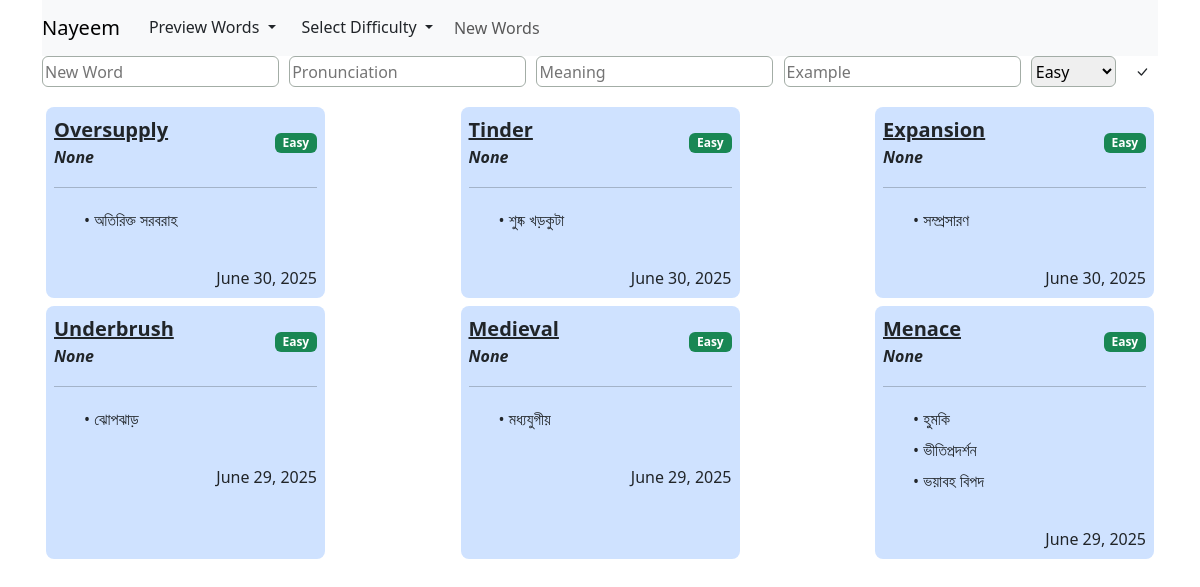
The app's page /word/easy-words/ (signed in) with its own data.
### user/models.py (models this page shows, shortened)
class User(AbstractUser):
    phone = models.CharField(max_length=100, null=True, blank=True)
    gender = models.CharField(max_length=10, choices=ghelp.list_to_tuple(CHOICE.GENDER))
    @property
    def short_name(self):
        name = None
        if self.first_name: name = self.first_name
        else:
            if self.last_name: name = self.last_name
        return name

### word/models.py (models this page shows, shortened)
class Complexitylevel(models.Model):
    text = models.CharField(max_length=50, unique=True)
    difficulty_level = models.IntegerField(default=1)
    color = models.CharField(max_length=50)

class Word(models.Model):
    text = models.CharField(max_length=100, unique=True)
    pronunciation = models.CharField(max_length=100, blank=True, null=True)
    added_by = models.ForeignKey(MODELS_USER.User, on_delete=models.SET_NULL, blank=True, null=True, related_name='added_by_word')
    created_at = models.DateTimeField(auto_now_add=True)

class Userword(models.Model):
    user = models.ForeignKey(MODELS_USER.User, on_delete=models.CASCADE, related_name='user_words')
    word = models.ForeignKey(Word, on_delete=models.CASCADE, related_name='word_users')
    level = models.ForeignKey(Complexitylevel, on_delete=models.SET_NULL, blank=True, null=True, related_name='level_words')
    created_at = models.DateTimeField(auto_now_add=True)
    class Meta:
        constraints = [models.UniqueConstraint(fields=['user', 'word'], name='userword_user_word')]

### word_meaning/models.py (models this page shows, shortened)
class Wordmeaning(models.Model):
    text = models.CharField(max_length=100)
    word = models.ForeignKey(MODELS_WORD.Word, on_delete=models.CASCADE, related_name='meanings')
    added_by = models.ForeignKey(MODELS_USER.User, on_delete=models.SET_NULL, blank=True, null=True, related_name='added_by_meanings')
    created_at = models.DateTimeField(auto_now_add=True)

### word/views.py (the view)
# urls.py: path('easy-words/', views.easy_words, name='easy-words'),
@login_required(login_url=ghelp.nav_links(key='login')['link'])
def easy_words(request):
    html_path = 'dictionary/word/easy_words.html'
    context = {
        'title': 'Easy Words',
        'user': request.user,
        'words': SR_WORD.Userwordserializer(request.user.user_words.filter(level__difficulty_level=1).order_by('-id'), many=True).data,
        'level': SR_WORD.Complexitylevelserializer(MODELS_WORD.Complexitylevel.objects.all(), many=True).data
    }
    return render(request, html_path, context=context)

### word/serializers/GET/serializer.py (called while the page is built)
    def format_datetime(self, instance):
        return instance.created_at

### templates/dictionary/word/easy_words.html (shortened to what this page needs)
{% extends 'base.html' %}
{% block navbar %}
<nav class="navbar navbar-expand-lg navbar-light bg-light position-sticky top-0">
    <a class="navbar-brand" href="/">{{user.short_name}}</a>
    <div class="collapse navbar-collapse" id="navbarNavDropdown">
        <ul class="navbar-nav">
        <li class="nav-item dropdown">
            <button class="btn dropdown-toggle" type="button" id="wordsDropdown" data-bs-toggle="dropdown" aria-expanded="false">
                Preview Words
            </button>
        </li>
        <li class="nav-item dropdown">
            <button class="btn dropdown-toggle" type="button" id="difficultyDropdown" data-bs-toggle="dropdown" aria-expanded="false">
                Select Difficulty
            </button>
        </li>
        <li class="nav-item">
            <a class="nav-link" href="/word/new-words">New Words</a>
        </li>
        </ul>
    </div>
</nav>
{% endblock %}
{% block body %}
    <div>
        <div class="d-flex">
            <form method="POST" action="{% url 'add-word' %}" class="form-inline w-100 d-flex justify-content-between">
                <input class="rounded" style="border: 1px solid #a3ada6;" type="text" name="text" placeholder="New Word" required>
                <input class="rounded" style="border: 1px solid #a3ada6;" type="text" name="pronunciation" placeholder="Pronunciation">
                <input class="rounded" style="border: 1px solid #a3ada6;" type="text" name="meaning" placeholder="Meaning" required>
                <input class="rounded" style="border: 1px solid #a3ada6;" type="text" name="example" placeholder="Example">
                <select class="rounded" style="border: 1px solid #a3ada6;" name="difficult_level">
                    {% for item in level %}
                        <option value="{{ item.id }}">{{ item.text }}</option>
                    {% endfor %}
                </select>
                <button type="submit" class="btn btn-sm"><i class="bi bi-check-lg"></i></button>
            </form>
        </div>
    </div>
    <div class="d-flex justify-content-between flex-wrap mt-3">
        {% for word in words %}
        <div class="bg-primary-subtle w-25 d-flex flex-column m-1 rounded-3">
            <div class="m-2">
                <div class="d-flex justify-content-between">
                    <div>
                        <form method="POST" action="{% url 'edit-word' word.word.id %}" class="d-inline d-flex">
                            <span id="spanWordText{{ word.id }}" class="fs-5 fw-bold text-decoration-underline">{{word.word.text}}</span>
                        </form>
                        <form method="POST" action="{% url 'edit-word' word.word.id %}" class="d-inline d-flex">
                            <span id="spanPronunciation{{ word.id }}" class="fs-6 fw-bold fst-italic">{{word.word.pronunciation}}</span>
                        </form>
                    </div>
                    <form method="POST" action="{% url 'edit-word-complexity-level' word.id %}" class="d-inline d-flex align-items-center">
                        <span id="spanLevel{{ word.id }}" class="badge bg-success">{{word.level.text}}</span>
                    </form>
                </div>
                <div class="rounded-3">
                    <hr>
                    {% for meaning in word.word.meanings %}
                    <div class="d-flex justify-content-between">
                        <div class="d-flex">
                            <div style="min-width: 30px; max-width: 30px;"></div>
                            <form method="POST" action="{% url 'edit-word-meaning' meaning.id %}" class="d-inline d-flex">
                                <div id="spanMeaning{{ meaning.id }}" class="d-flex align-items-center">
                                    <span>&#8226; {{meaning.text}}</span>
                                </div>
                            </form>
                        </div>
                    </div>
                    {% endfor %}
                    <div class="make-vanish d-flex">
                        <div style="min-width: 30px; max-width: 30px;"></div>
                        <form method="POST" action="{% url 'add-word-meaning' word.id %}" class="form-inline w-100 d-flex justify-content-between">
                            <input class="transparent-input" type="text" name="meaning" placeholder="New Meaning" required>
                        </form>
                    </div>
                </div>
                <div class="rounded-3">
                    <div class="d-flex justify-content-end">
                        <span>{{word.date_time|date}}</span>
                    </div>
                </div>
            </div>
        </div>
        {% endfor %}
    </div>
{% endblock %}

### templates/base.html (style rules this page uses)
.transparent-input { background: transparent; border: none; transition: border 0.3s ease; }
.transparent-input::placeholder { color: transparent; transition: opacity 0.3s ease; }

### records on screen
User: short_name "Nayeem"
Complexitylevel: difficult_level "Easy", level.text "Easy" "Easy" "Easy" "Easy" "Easy" "Easy"
Word: word.text "Oversupply"
Wordmeaning: text "অতিরিক্ত সরবরাহ"
Userword: date_time "June 30, 2025"
Word: word.text "Tinder"
Wordmeaning: text "শুষ্ক খড়কুটা"
Userword: date_time "June 30, 2025"
Word: word.text "Expansion"
Wordmeaning: text "সম্প্রসারণ"
Userword: date_time "June 30, 2025"
Word: word.text "Underbrush"
Wordmeaning: text "ঝোপঝাড়"
Userword: date_time "June 29, 2025"
Word: word.text "Medieval"
Wordmeaning: text "মধ্যযুগীয়"
Userword: date_time "June 29, 2025"
Word: word.text "Menace"
Wordmeaning: text "হুমকি"
Wordmeaning: text "ভীতিপ্রদর্শন"
Wordmeaning: text "ভয়াবহ বিপদ"
Userword: date_time "June 29, 2025"

### other values on screen
{{ word.word.pronunciation }} "None" "None" "None" "None" "None" "None"
